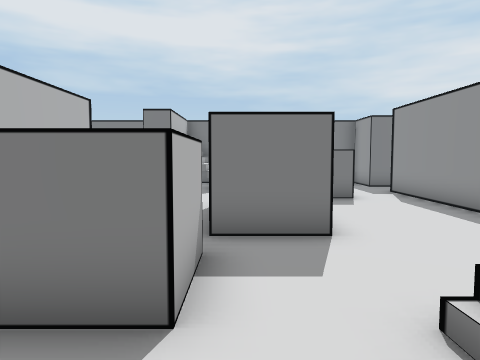
[1] (above)

16 first-person views from a walk through a 3-D level made in the Unity game engine. The camera is 1.3 m above the floor, tilts 4° down and sees 70° across. The floor is counted in squares, 1 m on a side. Each view is taken from the middle of a square. On the plan, view 1 faces up. The plan holds only what a view shows up to about 15 squares ahead; the rest is blank. The player character is not drawn.

[2]
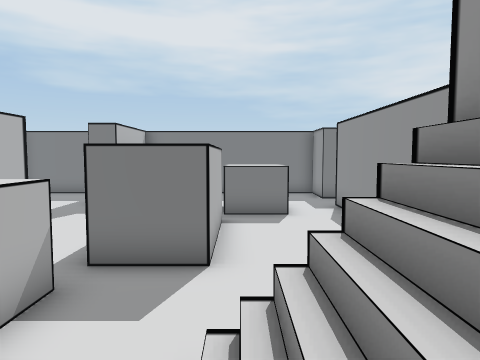

[3]
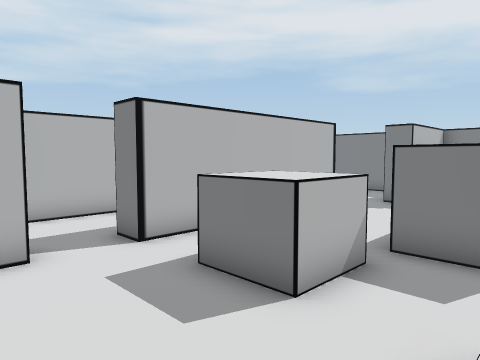

[4]
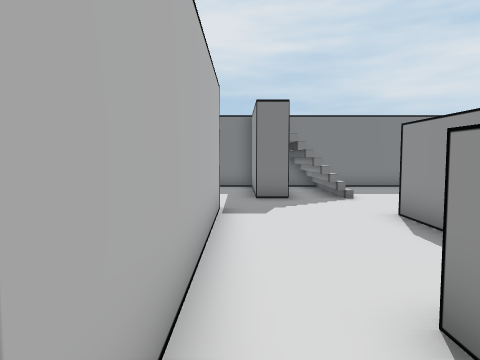

[5]
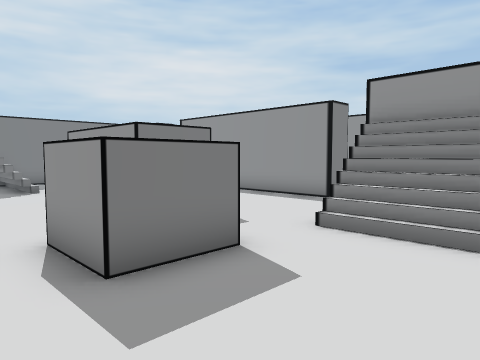

[6]
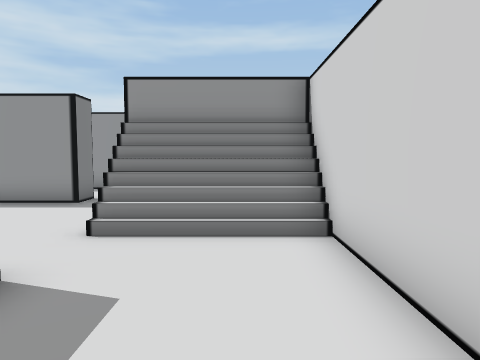

[7]
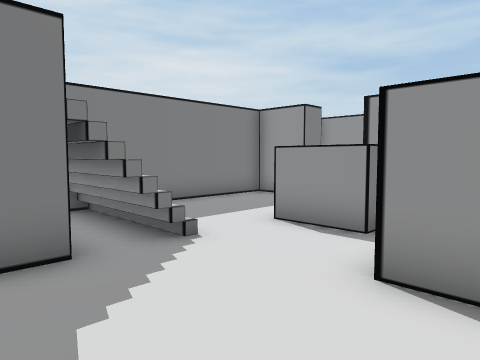

[8]
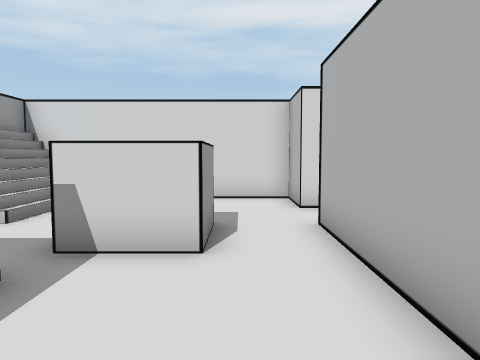

[9]
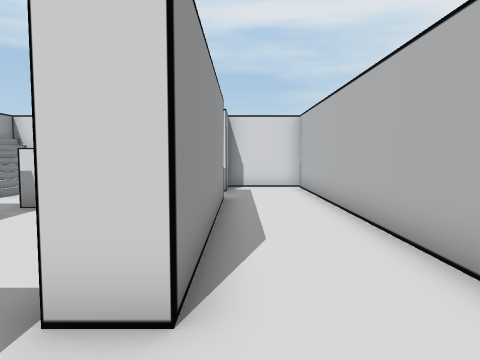

[10]
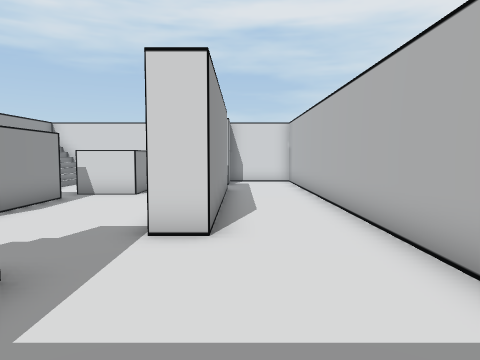

[11]
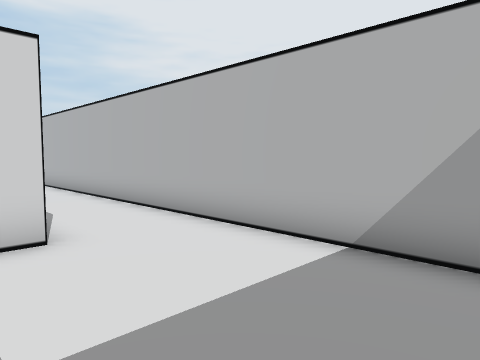

[12]
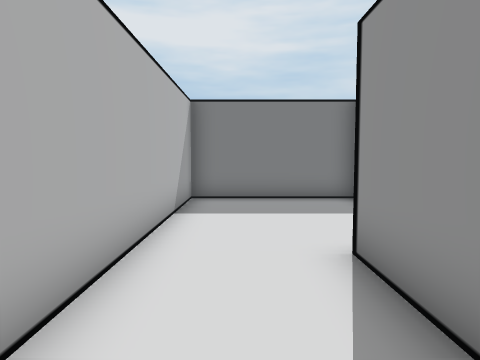

[13]
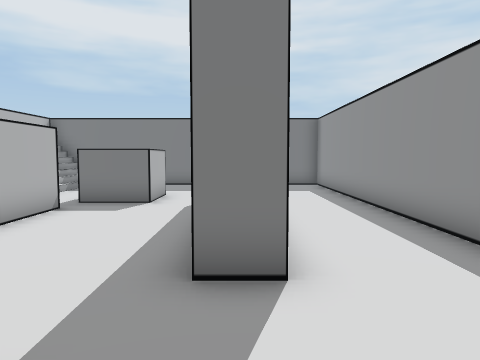

[14]
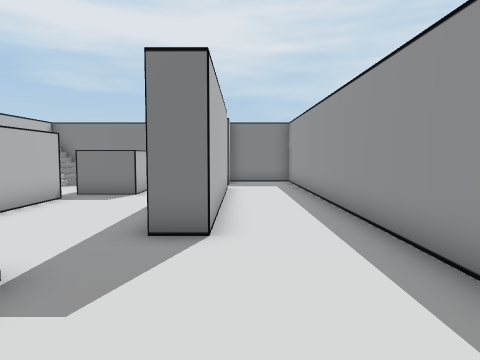

[15]
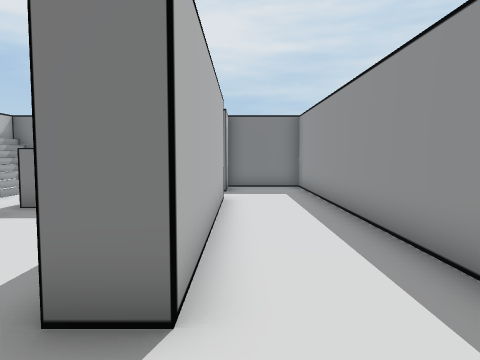

[16]
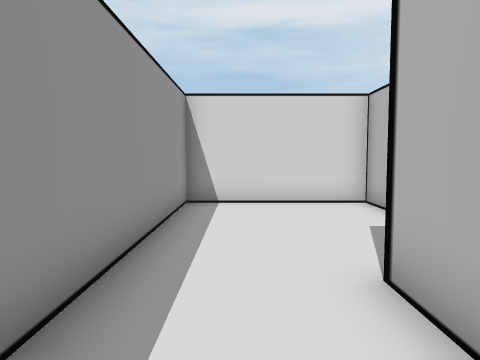

### Floor plan
Key: @ floor where view 1 was taken; # wall or solid block; . floor; / step, stairs or slope; = window, fence, low wall or low ledge; ^ raised ledge.
Columns run from 9 left of view 1 to 10 right of it. Each row starts with its distance up from view 1.
 17 ######^^############
 16 #.....^//......#...#
 15 #.....^//......#...#
 14 #.....^//..........#
 13 #.....=//..........#
 12 #..........^^..#...#
 11 #..........^^..#...#
 10 #...#..........#...#
  9 #...#....##....#...#
  8 #...#....##....#...#
  7 #...#....##....#...#
  6 #...#....##....#...#
  5 #...#..........#...#
  4 #...#..^^..........#
  3 #...#..^^..........#
  2 #..........//#.....#
  1 #..........//#.....#
  0 #...#....@.//#.....#
 -1 #...#......//#.....#
 -2 ############^#######

Where each view was taken, in squares from view 1:
view 1: 0 up, 0 right, facing up
view 2: 0 up, 2 right, facing up
view 3: 1 down, 2 right, facing up-left
view 4: 2 up, 4 left, facing up
view 5: 1 down, 4 left, facing up-right
view 6: 0 up, 4 left, facing right
view 7: 8 up, 4 left, facing up-right
view 8: 9 up, 3 left, facing down
view 9: 13 up, 6 left, facing down
view 10: 16 up, 6 left, facing down
view 11: 16 up, 4 left, facing down-left
view 12: 6 up, 7 left, facing up
view 13: 1 up, 6 right, facing up
view 14: 1 down, 7 right, facing up
view 15: 2 up, 7 right, facing up
view 16: 8 up, 8 right, facing down
